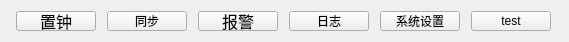
  <widget class="QWidget" name="layoutWidget">
   <property name="geometry">
    <rect>
     <x>4</x>
     <y>432</y>
     <width>569</width>
     <height>35</height>
    </rect>
   </property>
   <layout class="QHBoxLayout" name="horizontalLayout">
    <item>
     <widget class="QPushButton" name="pushButton">
      <property name="minimumSize">
       <size>
        <width>0</width>
        <height>20</height>
       </size>
      </property>
      <property name="maximumSize">
       <size>
        <width>80</width>
        <height>40</height>
       </size>
      </property>
      <property name="font">
       <font>
        <family>新宋体</family>
        <pointsize>12</pointsize>
       </font>
      </property>
      <property name="text">
       <string>置钟</string>
      </property>
     </widget>
    </item>
    <item>
     <widget class="QPushButton" name="pushButton_2">
      <property name="minimumSize">
       <size>
        <width>0</width>
        <height>20</height>
       </size>
      </property>
      <property name="maximumSize">
       <size>
        <width>80</width>
        <height>40</height>
       </size>
      </property>
      <property name="styleSheet">
       <string notr="true">font: 75 12pt &quot;宋体&quot;;</string>
      </property>
      <property name="text">
       <string>同步</string>
      </property>
     </widget>
    </item>
    <item>
     <widget class="QPushButton" name="pushButton_4">
      <property name="minimumSize">
       <size>
        <width>0</width>
        <height>20</height>
       </size>
      </property>
      <property name="maximumSize">
       <size>
        <width>80</width>
        <height>40</height>
       </size>
      </property>
      <property name="font">
       <font>
        <family>新宋体</family>
        <pointsize>12</pointsize>
       </font>
      </property>
      <property name="text">
       <string>报警</string>
      </property>
      <property name="checkable">
       <bool>false</bool>
      </property>
     </widget>
    </item>
    <item>
     <widget class="QPushButton" name="pushButton_5">
      <property name="minimumSize">
       <size>
        <width>0</width>
        <height>20</height>
       </size>
      </property>
      <property name="maximumSize">
       <size>
        <width>80</width>
        <height>40</height>
       </size>
      </property>
      <property name="styleSheet">
       <string notr="true">font: 75 12pt &quot;宋体&quot;;</string>
      </property>
      <property name="text">
       <string>日志</string>
      </property>
      <property name="checkable">
       <bool>false</bool>
      </property>
     </widget>
    </item>
    <item>
     <widget class="QPushButton" name="pushButton_14">
      <property name="minimumSize">
       <size>
        <width>0</width>
        <height>20</height>
       </size>
      </property>
      <property name="maximumSize">
       <size>
        <width>80</width>
        <height>40</height>
       </size>
      </property>
      <property name="styleSheet">
       <string notr="true">font: 75 12pt &quot;宋体&quot;;</string>
      </property>
      <property name="text">
       <string>系统设置</string>
      </property>
      <property name="checkable">
       <bool>false</bool>
      </property>
     </widget>
    </item>
    <item>
     <widget class="QPushButton" name="pushButton_15">
      <property name="minimumSize">
       <size>
        <width>0</width>
        <height>20</height>
       </size>
      </property>
      <property name="maximumSize">
       <size>
        <width>80</width>
        <height>40</height>
       </size>
      </property>
      <property name="styleSheet">
       <string notr="true">font: 75 12pt &quot;宋体&quot;;</string>
      </property>
      <property name="text">
       <string>test</string>
      </property>
      <property name="checkable">
       <bool>false</bool>
      </property>
     </widget>
    </item>
   </layout>
  </widget>
